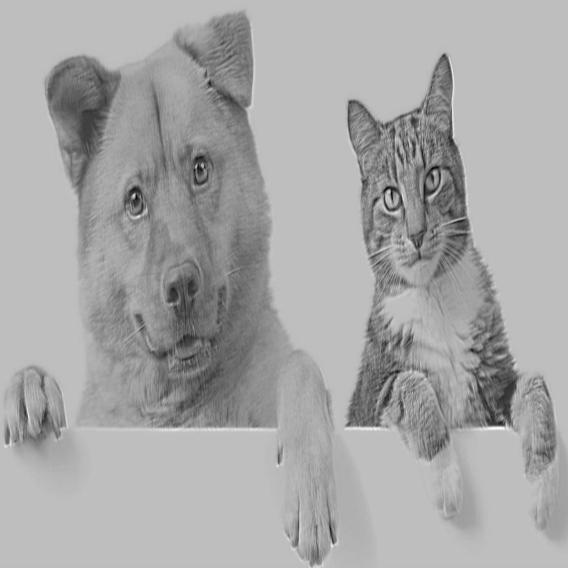
#> input picture conv2_output_v1.jpeg, 568 x 568 px; the run also reads 1 picture not shown here
$ python test.py
#> lines starting #> are read from the running program, lines starting #| are printed output that depends on the picture
import cv2, os

def check_image_difference(image_path1, image_path2, threshold):
#> called with image_path1 = 'conv2_output_v1.jpeg', image_path2 = 'artifacts/conv2_output_v2.jpeg', threshold = 3
    image1 = cv2.imread(image_path1)
#> image1 is the input picture: shape (568, 568, 3); min 0, max 255, mean 167.3
    image2 = cv2.imread(image_path2)
    if image1.shape != image2.shape:
        return True
    diff = cv2.absdiff(image1, image2)
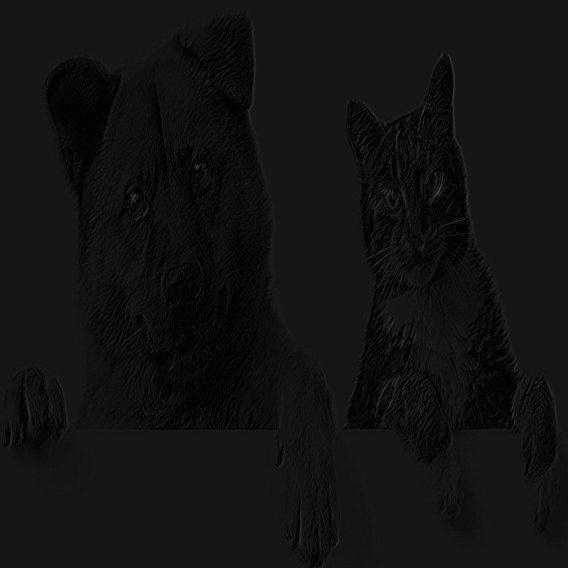
#> diff: shape (568, 568, 3); min 0, max 94, mean 18.1
    gray_diff = cv2.cvtColor(diff, cv2.COLOR_BGR2GRAY)
    _, thresholded_diff = cv2.threshold(gray_diff, threshold, 255, cv2.THRESH_BINARY)
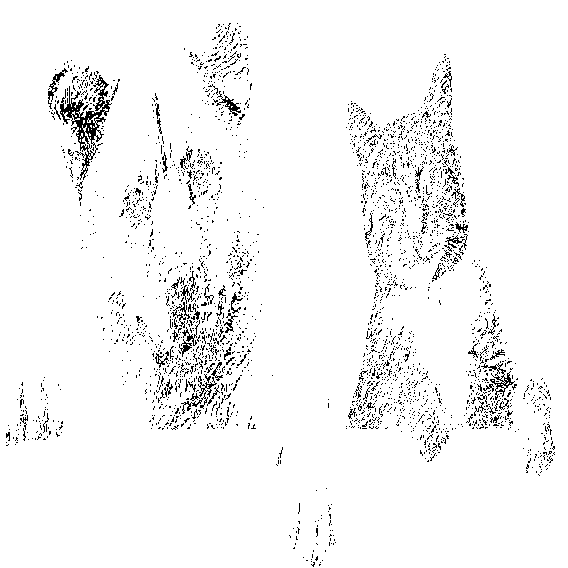
#> thresholded_diff: shape (568, 568); 95.8% white; black in thin lines or dots
    as_difference = cv2.countNonZero(thresholded_diff) > 0
#> as_difference = True
    return as_difference

image_path1 = os.getcwd() + "/conv2_output_v1.jpeg"
image_path2 = os.getcwd() + "/artifacts/conv2_output_v2.jpeg"
threshold = 3

if check_image_difference(image_path1, image_path2, threshold):
    print(f"The images have differences above the threshold={threshold} .")
else:
    print(f"The images are identical or have differences below the threshold={threshold} .")
